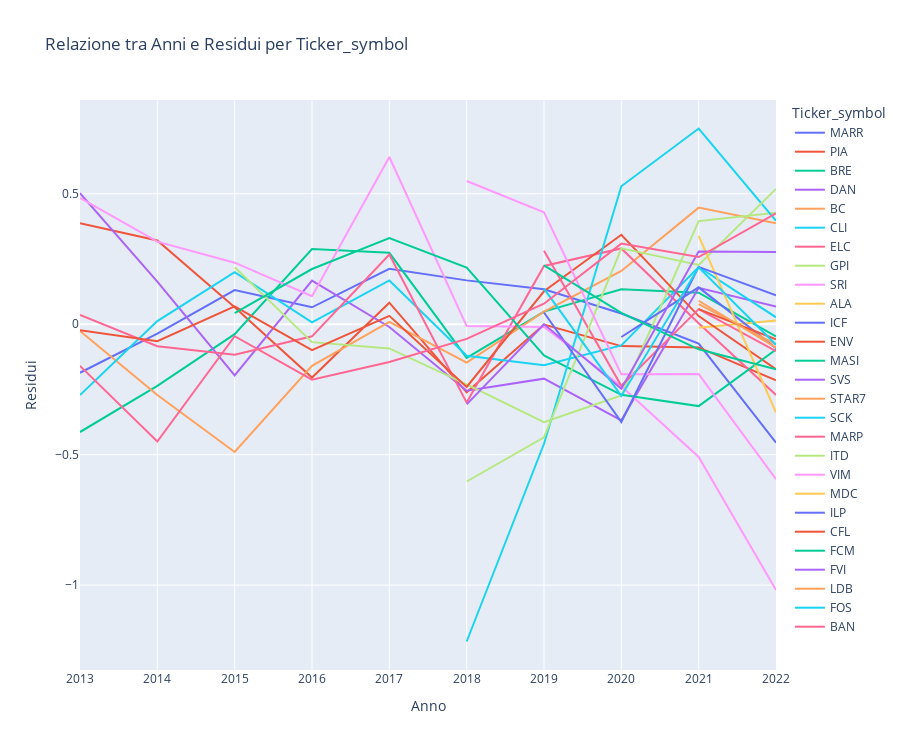

The code cell stored with this chart in its notebook:
### Markdown cell above
crea grafico delle previsioni e residui per ogni azienda

### Code cell
fig = px.line(previsioni, x="Anni", y="residui", color="Ticker_symbol",
              title="Relazione tra Anni e Residui per Ticker_symbol",
              labels={'residui': 'Residui', 'Anni': 'Anno'},
              height=750)

# Mostra il grafico
fig.show()

### Figure 1 — Plotly figure (JSON) as saved in the notebook; plotly's stock layout.template omitted (floating-point values rounded to 4 significant figures)
{"data": [{"hovertemplate": "Ticker_symbol=MARR<br>Anno=%{x}<br>Residui=%{y}<extra></extra>", "legendgroup": "MARR", "line": {"color": "#636efa", "dash": "solid"}, "marker": {"symbol": "circle"}, "mode": "lines", "name": "MARR", "orientation": "v", "showlegend": true, "type": "scatter", "x": [2022, 2021, 2020, 2019, 2018, 2017, 2016, 2015, 2014, 2013], "xaxis": "x", "y": [-0.454, -0.07427, 0.04103, 0.1339, 0.1679, 0.2125, 0.06464, 0.1308, -0.03643, -0.1861], "yaxis": "y"}, {"hovertemplate": "Ticker_symbol=PIA<br>Anno=%{x}<br>Residui=%{y}<extra></extra>", "legendgroup": "PIA", "line": {"color": "#EF553B", "dash": "solid"}, "marker": {"symbol": "circle"}, "mode": "lines", "name": "PIA", "orientation": "v", "showlegend": true, "type": "scatter", "x": [2022, 2021, 2020, 2019, 2018, 2017, 2016, 2015, 2014, 2013], "xaxis": "x", "y": [-0.2152, -0.08914, -0.08404, -0.001208, -0.2612, 0.08232, -0.2044, 0.06523, 0.3207, 0.387], "yaxis": "y"}, {"hovertemplate": "Ticker_symbol=BRE<br>Anno=%{x}<br>Residui=%{y}<extra></extra>", "legendgroup": "BRE", "line": {"color": "#00cc96", "dash": "solid"}, "marker": {"symbol": "circle"}, "mode": "lines", "name": "BRE", "orientation": "v", "showlegend": true, "type": "scatter", "x": [2022, 2021, 2020, 2019, 2018, 2017, 2016, 2015, 2014, 2013], "xaxis": "x", "y": [-0.04683, 0.121, 0.1335, 0.04801, -0.1292, 0.2734, 0.2878, -0.03818, -0.2361, -0.4133], "yaxis": "y"}, {"hovertemplate": "Ticker_symbol=DAN<br>Anno=%{x}<br>Residui=%{y}<extra></extra>", "legendgroup": "DAN", "line": {"color": "#ab63fa", "dash": "solid"}, "marker": {"symbol": "circle"}, "mode": "lines", "name": "DAN", "orientation": "v", "showlegend": true, "type": "scatter", "x": [2022, 2021, 2020, 2019, 2018, 2017, 2016, 2015, 2014, 2013], "xaxis": "x", "y": [0.06732, 0.1395, -0.3685, -0.2087, -0.2551, -0.0107, 0.1669, -0.1963, 0.1634, 0.5023], "yaxis": "y"}, {"hovertemplate": "Ticker_symbol=BC<br>Anno=%{x}<br>Residui=%{y}<extra></extra>", "legendgroup": "BC", "line": {"color": "#FFA15A", "dash": "solid"}, "marker": {"symbol": "circle"}, "mode": "lines", "name": "BC", "orientation": "v", "showlegend": true, "type": "scatter", "x": [2022, 2021, 2020, 2019, 2018, 2017, 2016, 2015, 2014, 2013], "xaxis": "x", "y": [0.3872, 0.4467, 0.2041, 0.04793, -0.1472, 0.008661, -0.1599, -0.4897, -0.2717, -0.02608], "yaxis": "y"}, {"hovertemplate": "Ticker_symbol=CLI<br>Anno=%{x}<br>Residui=%{y}<extra></extra>", "legendgroup": "CLI", "line": {"color": "#19d3f3", "dash": "solid"}, "marker": {"symbol": "circle"}, "mode": "lines", "name": "CLI", "orientation": "v", "showlegend": true, "type": "scatter", "x": [2022, 2021, 2020, 2019, 2018, 2017, 2016, 2015, 2014, 2013], "xaxis": "x", "y": [0.02645, 0.2191, -0.0814, -0.1575, -0.1208, 0.1678, 0.007011, 0.1991, 0.01203, -0.2718], "yaxis": "y"}, {"hovertemplate": "Ticker_symbol=ELC<br>Anno=%{x}<br>Residui=%{y}<extra></extra>", "legendgroup": "ELC", "line": {"color": "#FF6692", "dash": "solid"}, "marker": {"symbol": "circle"}, "mode": "lines", "name": "ELC", "orientation": "v", "showlegend": true, "type": "scatter", "x": [2022, 2021, 2020, 2019, 2018, 2017, 2016, 2015, 2014, 2013], "xaxis": "x", "y": [-0.2712, 0.003434, 0.2902, 0.2231, -0.3005, 0.2672, -0.04652, -0.1168, -0.08429, 0.03529], "yaxis": "y"}, {"hovertemplate": "Ticker_symbol=GPI<br>Anno=%{x}<br>Residui=%{y}<extra></extra>", "legendgroup": "GPI", "line": {"color": "#B6E880", "dash": "solid"}, "marker": {"symbol": "circle"}, "mode": "lines", "name": "GPI", "orientation": "v", "showlegend": true, "type": "scatter", "x": [2022, 2021, 2020, 2019, 2018, 2017, 2016, 2015], "xaxis": "x", "y": [0.4268, 0.3952, -0.273, -0.3753, -0.2303, -0.09276, -0.06881, 0.2182], "yaxis": "y"}, {"hovertemplate": "Ticker_symbol=SRI<br>Anno=%{x}<br>Residui=%{y}<extra></extra>", "legendgroup": "SRI", "line": {"color": "#FF97FF", "dash": "solid"}, "marker": {"symbol": "circle"}, "mode": "lines", "name": "SRI", "orientation": "v", "showlegend": true, "type": "scatter", "x": [2022, 2021, 2020, 2019, 2018, 2017, 2016, 2015, 2014, 2013], "xaxis": "x", "y": [-1.018, -0.509, -0.2381, -0.01073, -0.007406, 0.6407, 0.1069, 0.2356, 0.3165, 0.484], "yaxis": "y"}, {"hovertemplate": "Ticker_symbol=ALA<br>Anno=%{x}<br>Residui=%{y}<extra></extra>", "legendgroup": "ALA", "line": {"color": "#FECB52", "dash": "solid"}, "marker": {"symbol": "circle"}, "mode": "lines", "name": "ALA", "orientation": "v", "showlegend": true, "type": "scatter", "x": [2022, 2021], "xaxis": "x", "y": [0.01395, -0.01395], "yaxis": "y"}, {"hovertemplate": "Ticker_symbol=ICF<br>Anno=%{x}<br>Residui=%{y}<extra></extra>", "legendgroup": "ICF", "line": {"color": "#636efa", "dash": "solid"}, "marker": {"symbol": "circle"}, "mode": "lines", "name": "ICF", "orientation": "v", "showlegend": true, "type": "scatter", "x": [2022, 2021, 2020], "xaxis": "x", "y": [-0.09198, 0.1412, -0.04921], "yaxis": "y"}, {"hovertemplate": "Ticker_symbol=ENV<br>Anno=%{x}<br>Residui=%{y}<extra></extra>", "legendgroup": "ENV", "line": {"color": "#EF553B", "dash": "solid"}, "marker": {"symbol": "circle"}, "mode": "lines", "name": "ENV", "orientation": "v", "showlegend": true, "type": "scatter", "x": [2022, 2021, 2020, 2019, 2018, 2017, 2016, 2015, 2014, 2013], "xaxis": "x", "y": [-0.1723, 0.03098, 0.3427, 0.1262, -0.2406, 0.03212, -0.09961, 0.0686, -0.06516, -0.02296], "yaxis": "y"}, {"hovertemplate": "Ticker_symbol=MASI<br>Anno=%{x}<br>Residui=%{y}<extra></extra>", "legendgroup": "MASI", "line": {"color": "#00cc96", "dash": "solid"}, "marker": {"symbol": "circle"}, "mode": "lines", "name": "MASI", "orientation": "v", "showlegend": true, "type": "scatter", "x": [2022, 2021, 2020, 2019, 2018, 2017, 2016, 2015], "xaxis": "x", "y": [-0.09688, -0.3139, -0.2708, -0.1197, 0.217, 0.3302, 0.2115, 0.04258], "yaxis": "y"}, {"hovertemplate": "Ticker_symbol=SVS<br>Anno=%{x}<br>Residui=%{y}<extra></extra>", "legendgroup": "SVS", "line": {"color": "#ab63fa", "dash": "solid"}, "marker": {"symbol": "circle"}, "mode": "lines", "name": "SVS", "orientation": "v", "showlegend": true, "type": "scatter", "x": [2022], "xaxis": "x", "y": [-3.981e-12], "yaxis": "y"}, {"hovertemplate": "Ticker_symbol=STAR7<br>Anno=%{x}<br>Residui=%{y}<extra></extra>", "legendgroup": "STAR7", "line": {"color": "#FFA15A", "dash": "solid"}, "marker": {"symbol": "circle"}, "mode": "lines", "name": "STAR7", "orientation": "v", "showlegend": true, "type": "scatter", "x": [2022, 2021], "xaxis": "x", "y": [-0.07724, 0.07724], "yaxis": "y"}, {"hovertemplate": "Ticker_symbol=SCK<br>Anno=%{x}<br>Residui=%{y}<extra></extra>", "legendgroup": "SCK", "line": {"color": "#19d3f3", "dash": "solid"}, "marker": {"symbol": "circle"}, "mode": "lines", "name": "SCK", "orientation": "v", "showlegend": true, "type": "scatter", "x": [2022, 2021, 2020, 2019, 2018], "xaxis": "x", "y": [0.396, 0.7499, 0.5284, -0.4583, -1.216], "yaxis": "y"}, {"hovertemplate": "Ticker_symbol=MARP<br>Anno=%{x}<br>Residui=%{y}<extra></extra>", "legendgroup": "MARP", "line": {"color": "#FF6692", "dash": "solid"}, "marker": {"symbol": "circle"}, "mode": "lines", "name": "MARP", "orientation": "v", "showlegend": true, "type": "scatter", "x": [2022, 2021, 2020, 2019], "xaxis": "x", "y": [-0.1033, 0.05776, -0.2361, 0.2817], "yaxis": "y"}, {"hovertemplate": "Ticker_symbol=ITD<br>Anno=%{x}<br>Residui=%{y}<extra></extra>", "legendgroup": "ITD", "line": {"color": "#B6E880", "dash": "solid"}, "marker": {"symbol": "circle"}, "mode": "lines", "name": "ITD", "orientation": "v", "showlegend": true, "type": "scatter", "x": [2022, 2021, 2020, 2019, 2018], "xaxis": "x", "y": [0.5185, 0.2273, 0.2907, -0.4336, -0.6029], "yaxis": "y"}, {"hovertemplate": "Ticker_symbol=VIM<br>Anno=%{x}<br>Residui=%{y}<extra></extra>", "legendgroup": "VIM", "line": {"color": "#FF97FF", "dash": "solid"}, "marker": {"symbol": "circle"}, "mode": "lines", "name": "VIM", "orientation": "v", "showlegend": true, "type": "scatter", "x": [2022, 2021, 2020, 2019, 2018], "xaxis": "x", "y": [-0.5942, -0.1912, -0.1919, 0.4287, 0.5486], "yaxis": "y"}, {"hovertemplate": "Ticker_symbol=MDC<br>Anno=%{x}<br>Residui=%{y}<extra></extra>", "legendgroup": "MDC", "line": {"color": "#FECB52", "dash": "solid"}, "marker": {"symbol": "circle"}, "mode": "lines", "name": "MDC", "orientation": "v", "showlegend": true, "type": "scatter", "x": [2022, 2021], "xaxis": "x", "y": [-0.3384, 0.3384], "yaxis": "y"}, {"hovertemplate": "Ticker_symbol=ILP<br>Anno=%{x}<br>Residui=%{y}<extra></extra>", "legendgroup": "ILP", "line": {"color": "#636efa", "dash": "solid"}, "marker": {"symbol": "circle"}, "mode": "lines", "name": "ILP", "orientation": "v", "showlegend": true, "type": "scatter", "x": [2022, 2021, 2020, 2019], "xaxis": "x", "y": [0.1107, 0.2196, -0.375, 0.0447], "yaxis": "y"}, {"hovertemplate": "Ticker_symbol=CFL<br>Anno=%{x}<br>Residui=%{y}<extra></extra>", "legendgroup": "CFL", "line": {"color": "#EF553B", "dash": "solid"}, "marker": {"symbol": "circle"}, "mode": "lines", "name": "CFL", "orientation": "v", "showlegend": true, "type": "scatter", "x": [2022, 2021], "xaxis": "x", "y": [-0.05785, 0.05785], "yaxis": "y"}, {"hovertemplate": "Ticker_symbol=FCM<br>Anno=%{x}<br>Residui=%{y}<extra></extra>", "legendgroup": "FCM", "line": {"color": "#00cc96", "dash": "solid"}, "marker": {"symbol": "circle"}, "mode": "lines", "name": "FCM", "orientation": "v", "showlegend": true, "type": "scatter", "x": [2022, 2021, 2020, 2019], "xaxis": "x", "y": [-0.1725, -0.09619, 0.043, 0.2257], "yaxis": "y"}, {"hovertemplate": "Ticker_symbol=FVI<br>Anno=%{x}<br>Residui=%{y}<extra></extra>", "legendgroup": "FVI", "line": {"color": "#ab63fa", "dash": "solid"}, "marker": {"symbol": "circle"}, "mode": "lines", "name": "FVI", "orientation": "v", "showlegend": true, "type": "scatter", "x": [2022, 2021, 2020, 2019, 2018], "xaxis": "x", "y": [0.2768, 0.2783, -0.2474, -0.0004577, -0.3072], "yaxis": "y"}, {"hovertemplate": "Ticker_symbol=LDB<br>Anno=%{x}<br>Residui=%{y}<extra></extra>", "legendgroup": "LDB", "line": {"color": "#FFA15A", "dash": "solid"}, "marker": {"symbol": "circle"}, "mode": "lines", "name": "LDB", "orientation": "v", "showlegend": true, "type": "scatter", "x": [2022, 2021], "xaxis": "x", "y": [-0.0899, 0.0899], "yaxis": "y"}, {"hovertemplate": "Ticker_symbol=FOS<br>Anno=%{x}<br>Residui=%{y}<extra></extra>", "legendgroup": "FOS", "line": {"color": "#19d3f3", "dash": "solid"}, "marker": {"symbol": "circle"}, "mode": "lines", "name": "FOS", "orientation": "v", "showlegend": true, "type": "scatter", "x": [2022, 2021, 2020, 2019], "xaxis": "x", "y": [-0.07892, 0.2179, -0.275, 0.1361], "yaxis": "y"}, {"hovertemplate": "Ticker_symbol=BAN<br>Anno=%{x}<br>Residui=%{y}<extra></extra>", "legendgroup": "BAN", "line": {"color": "#FF6692", "dash": "solid"}, "marker": {"symbol": "circle"}, "mode": "lines", "name": "BAN", "orientation": "v", "showlegend": true, "type": "scatter", "x": [2022, 2021, 2020, 2019, 2018, 2017, 2016, 2015, 2014, 2013], "xaxis": "x", "y": [0.4248, 0.2573, 0.3087, 0.07829, -0.05647, -0.1449, -0.2124, -0.046, -0.4496, -0.1598], "yaxis": "y"}], "layout": {"height": 750, "legend": {"title": {"text": "Ticker_symbol"}, "tracegroupgap": 0}, "title": {"text": "Relazione tra Anni e Residui per Ticker_symbol"}, "xaxis": {"anchor": "y", "domain": [0, 1], "title": {"text": "Anno"}}, "yaxis": {"anchor": "x", "domain": [0, 1], "title": {"text": "Residui"}}}}
